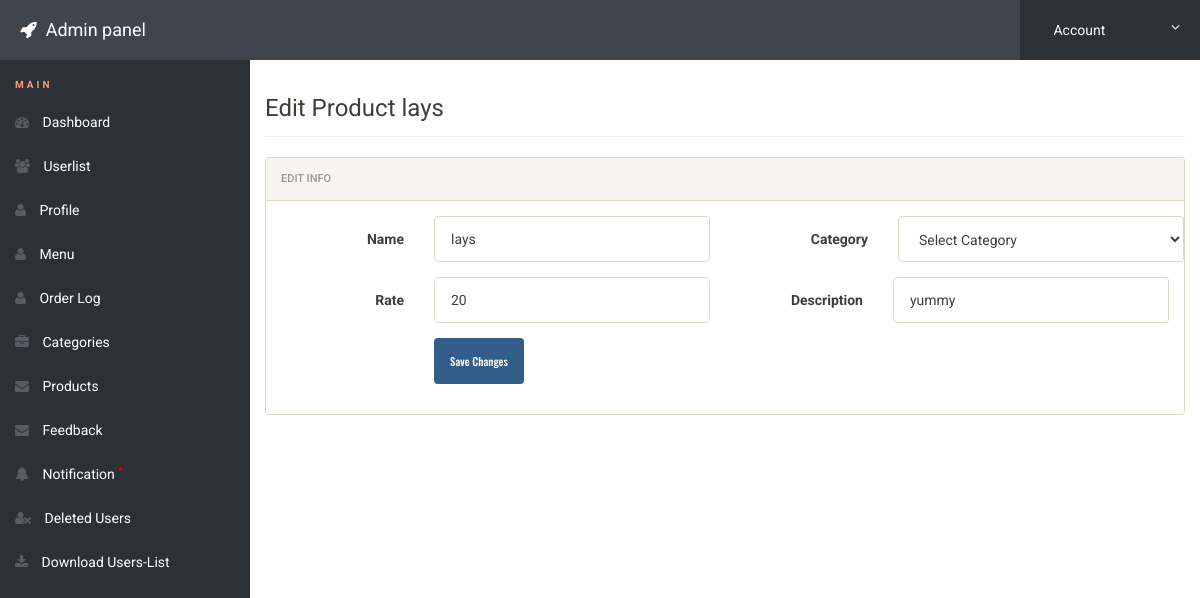
Page /admin/editprod.php?edit=4 (signed in) on the committed database.
### tables this page shows
CREATE TABLE `items` (
  `pid` int(11) NOT NULL,
  `cid` varchar(11) NOT NULL,
  `cname` varchar(15) NOT NULL,
  `name` varchar(20) NOT NULL,
  `rate` varchar(11) NOT NULL,
  `description` varchar(200) NOT NULL,
  `status` varchar(11) NOT NULL
);

### admin/editprod.php (the view, shortened to what this page needs)
<?php
include('includes/config.php');
if(strlen($_SESSION['alogin'])==0)
	{
header('location:index.php');
}
else{
if(isset($_GET['edit']))
	{
		$editid=$_GET['edit'];
	}
?>
<!doctype html>
<html lang="en" class="no-js">
<head>
	<link rel="stylesheet" href="css/font-awesome.min.css">
	<link rel="stylesheet" href="css/bootstrap.min.css">
	<link rel="stylesheet" href="css/dataTables.bootstrap.min.css">
	<link rel="stylesheet" href="css/bootstrap-social.css">
	<link rel="stylesheet" href="css/bootstrap-select.css">
	<link rel="stylesheet" href="css/fileinput.min.css">
	<link rel="stylesheet" href="css/awesome-bootstrap-checkbox.css">
	<link rel="stylesheet" href="css/style.css">
</head>
<body>
<?php
		$sql = "SELECT * from items where pid = :editid";
		$query = $dbh -> prepare($sql);
		$query->bindParam(':editid',$editid,PDO::PARAM_INT);
		$query->execute();
		$result=$query->fetch(PDO::FETCH_OBJ);
?>
	<?php include('includes/header.php');?>
	<div class="ts-main-content">
	<?php include('includes/leftbar.php');?>
		<div class="content-wrapper">
			<div class="container-fluid">
				<div class="row">
					<div class="col-md-12">
						<h3 class="page-title">Edit Product <?php echo htmlentities($result->name); ?></h3>
						<div class="row">
							<div class="col-md-12">
								<div class="panel panel-default">
									<div class="panel-heading">Edit Info</div>
									<div class="panel-body">
<form method="post" class="form-horizontal" enctype="multipart/form-data" name="imgform">
<div class="form-group">
<label class="col-sm-2 control-label" >Name</label>
<div class="col-sm-4">
<input type="text" name="name" class="form-control" value="<?php echo htmlentities($result->name);?>">
</div>
<div class="form-group">
<label class="col-sm-2 control-label">Category</label>
<div class="col-sm-4">
  <?php
echo '<select class="form-control" name="cname">';
echo '<option value="">Select Category </option>';
echo '</select>';
?>
</div>
</div>
<label class="col-sm-2 control-label">Rate</label>
<div class="col-sm-4">
<input type="text" name="rate" class="form-control"  value="<?php echo htmlentities($result->rate);?>">
</div>
<label class="col-sm-2 control-label">Description</label>
<div class="col-sm-4">
<input type="text" name="description" class="form-control"  value="<?php echo htmlentities($result->description);?>">
</div>
</div>
<div class="form-group">
	<div class="col-sm-8 col-sm-offset-2">
		<button class="btn btn-primary" name="submit" type="submit">Save Changes</button>
	</div>
</div>
</form>
									</div>
								</div>
							</div>
						</div>
					</div>
				</div>
			</div>
		</div>
	</div>
</body>
</html>
<?php } ?>

### admin/css/style.css (style rules this page uses)
html { font-size: 14px; }
@media only screen and (min-width: 480px) { html { font-size: 17px; } }
@media only screen and (min-width: 768px) { html { font-size: 14px; } }
body { font-size: 1em; }
.btn { font-family: 'Oswald', sans-serif; }
.panel { overflow: hidden; }
.btn { text-transform: none; }
.page-title { padding-bottom: 15px; margin-bottom: 20px; border-bottom: 1px solid #f0f0f0; }
.ts-main-content .content-wrapper { padding-top: 15px; margin-top: 60px; }
@media only screen and (min-width: 992px) { .ts-main-content .content-wrapper { margin-left: 250px; } }

### rows in the picture
items: name "lays", rate "20", description "yummy"
